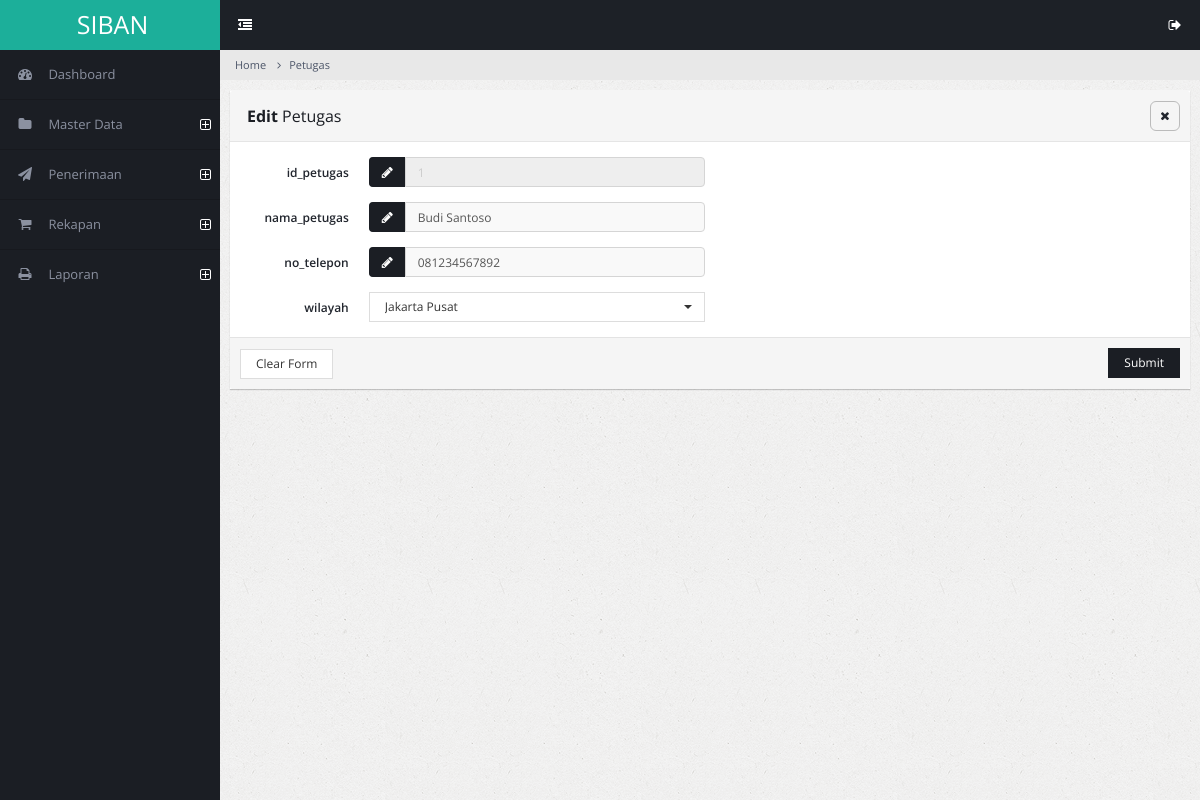
The app's page /admin/petugas-edit.php?id_petugas=1 (signed in) with its own data.
### tables this page shows
CREATE TABLE `petugas` (
  `id_petugas` int(11) NOT NULL,
  `nama_petugas` varchar(100) NOT NULL,
  `no_telepon` varchar(15) DEFAULT NULL,
  `id_wilayah` int(11) DEFAULT NULL
);

CREATE TABLE `wilayah` (
  `id_wilayah` int(11) NOT NULL,
  `nama_wilayah` varchar(100) NOT NULL,
  `keterangan` text
);

### admin/petugas-edit.php (the view, shortened to what this page needs)
<!DOCTYPE html>
<html lang="en">
<head>
        <link rel="stylesheet" type="text/css" id="theme" href="css/theme-default.css"/>
    </head>
    <body>
        <div class="page-container">
            <div class="page-sidebar">
                <?php include 'menu.php'; ?>
            </div>
            <div class="page-content">
                <ul class="x-navigation x-navigation-horizontal x-navigation-panel">
                    <li class="xn-icon-button">
                        <a href="#" class="x-navigation-minimize"><span class="fa fa-dedent"></span></a>
                    </li>
                    <li class="xn-icon-button pull-right">
                        <a href="#" class="mb-control" data-box="#mb-signout"><span class="fa fa-sign-out"></span></a>
                    </li>
                </ul>
                <ul class="breadcrumb">
                    <li><a href="#">Home</a></li>
                    <li><a href="#">Petugas</a></li>
                </ul>
                <?php
include "../koneksi.php";
$id_petugas = $_GET['id_petugas'];
$querymatakuliah = mysqli_query($konek, "SELECT * FROM petugas
                                        INNER JOIN wilayah ON wilayah.id_wilayah = petugas.id_wilayah
                                        WHERE id_petugas='$id_petugas'");
while($matakuliah = mysqli_fetch_array($querymatakuliah)){
?>
                <div class="page-content-wrap">
                    <div class="row">
                        <div class="col-md-12">
                            <form class="form-horizontal" method="POST" action="petugas_proses_edit" enctype="multipart/form-data">
                            <div class="panel panel-default">
                                <div class="panel-heading">
                                    <h3 class="panel-title"><strong>Edit</strong> Petugas</h3>
                                    <ul class="panel-controls">
                                        <li><a href="#" class="panel-remove"><span class="fa fa-times"></span></a></li>
                                    </ul>
                                </div>
                                <div class="panel-body">
                                    <div class="row">
                                        <div class="col-md-6">
                                            <div class="form-group">
                                                <label class="col-md-3 control-label">id_petugas</label>
                                                <div class="col-md-9">
                                                    <div class="input-group">
                                                        <span class="input-group-addon"><span class="fa fa-pencil"></span></span>
                                                        <input type="text" name="id_petugas" readonly class="form-control"
                                                        value="<?php echo $matakuliah["id_petugas"]; ?>"/>
                                                    </div>
                                                </div>
                                            </div>
                                            <div class="form-group">
                                                <label class="col-md-3 control-label">nama_petugas</label>
                                                <div class="col-md-9">
                                                    <div class="input-group">
                                                        <span class="input-group-addon"><span class="fa fa-pencil"></span></span>
                                                        <input type="text" name="nama_petugas" class="form-control"/
                                                        value="<?php echo $matakuliah["nama_petugas"]; ?>">
                                                    </div>
                                                </div>
                                            </div>
                                            <div class="form-group">
                                                <label class="col-md-3 control-label">no_telepon</label>
                                                <div class="col-md-9">
                                                    <div class="input-group">
                                                        <span class="input-group-addon"><span class="fa fa-pencil"></span></span>
                                                        <input type="text" name="no_telepon" class="form-control"/
                                                        value="<?php echo $matakuliah["no_telepon"]; ?>">
                                                    </div>
                                                </div>
                                            </div>
                                            <div class="form-group">
                                                <label class="col-md-3 control-label">wilayah</label>
                                                <div class="col-md-9">
                                                    <select class="form-control select" name="id_wilayah" id="id_wilayah">
                                                        <option value="<?php echo $matakuliah["id_wilayah"]; ?>">
                                                        <?php echo $matakuliah["nama_wilayah"]; ?></option>
                                                    </select>
                                                </div>
                                            </div>
                                        </div>
                                    </div>
                                </div>
                                <div class="panel-footer">
                                    <button class="btn btn-default">Clear Form</button>
                                    <button class="btn btn-primary pull-right">Submit</button>
                                </div>
                            </div>
                            </form>
                        </div>
                    </div>
                </div>
            </div>
        </div>
        <?php } ?>
    </body>
</html>

### records on screen
petugas: id_petugas "1", nama_petugas "Budi Santoso", no_telepon "081234567892", id_wilayah.nama_wilayah "Jakarta Pusat"
